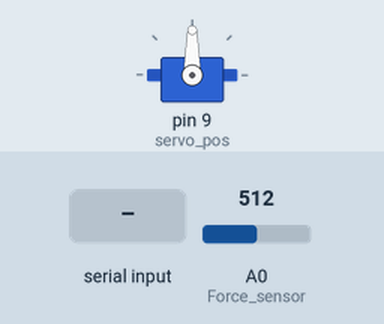
Recording of a sketch running on a simulated Arduino Uno, built with avr-gcc and run on an emulated ATmega328P. Parts: servo. Inputs (shaded band) come from the test bench; at power-on: A0 (Force_sensor) = 512. What the sketch prints to the serial monitor is not drawn.

Above: at 1.2 s.
1.3 s: "90,45\n" received over Serial
At 1.82 s:
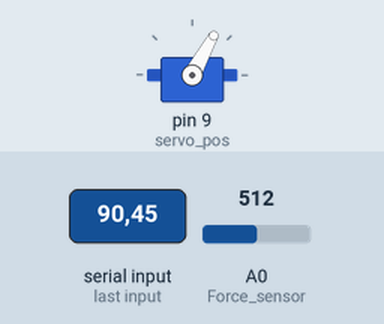
At 2.6 s:
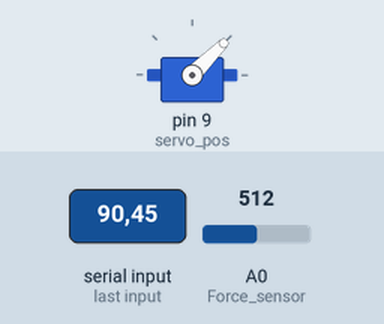
3.5 s: "30,150\n" received over Serial
At 4.1 s:
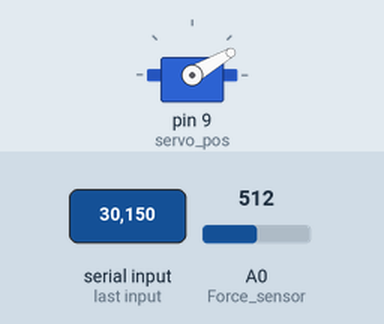
Timing chart, 0 to 6.5 s (numbered marks = the images above; inputs shaded):
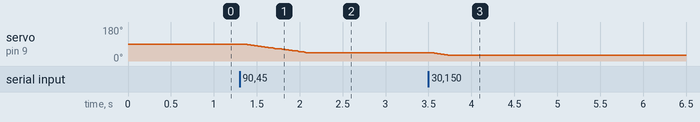

Measured:
- after the input at 1.3 s, servo on pin 9 (servo_pos): moves from 90° to 45° over 0.70 s, starting after 0.07 s
- after the input at 3.5 s, servo on pin 9 (servo_pos): moves from 45° to 30° over 0.22 s, starting at once

The sketch:

Degree_arduino.ino
```cpp
#include <VarSpeedServo.h>

VarSpeedServo myservo;  // create servo object to control a servo
                // twelve servo objects can be created on most boards
int Force_sensor=A0;
int servo_pos=9;
int servo_val = 0;
void setup()
{
  Serial.begin(115200);
  myservo.attach(servo_pos);  // attaches the servo on pin 9 to the servo object
}

void loop()
{
  while(true){
  double val = 15.311 * exp(0.005199 * (analogRead(Force_sensor)))* 9.8 *0.001;
  if (Serial.available() != 0)
  {
    servo_val = Serial.parseInt();
    if (servo_val != 0 & servo_val <=80 & servo_val >=30)
      {
        myservo.write(servo_val,40,true);
      }
  }
  Serial.println(val);
  delay(30);
  }
}
```
